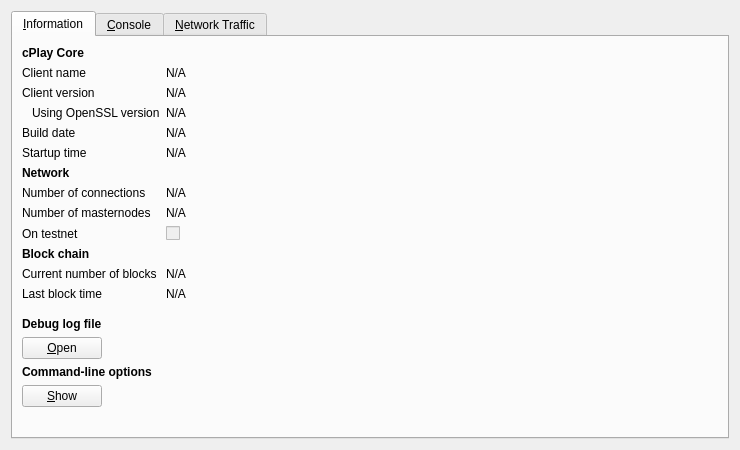
<?xml version="1.0" encoding="UTF-8"?>
<ui version="4.0">
 <class>RPCConsole</class>
 <widget class="QDialog" name="RPCConsole">
  <property name="geometry">
   <rect>
    <x>0</x>
    <y>0</y>
    <width>740</width>
    <height>450</height>
   </rect>
  </property>
  <property name="windowTitle">
   <string>cPlay - Debug window</string>
  </property>
  <layout class="QVBoxLayout" name="verticalLayout_2">
   <item>
    <widget class="QTabWidget" name="tabWidget">
     <property name="currentIndex">
      <number>0</number>
     </property>
     <widget class="QWidget" name="tab_info">
      <attribute name="title">
       <string>&amp;Information</string>
      </attribute>
      <layout class="QFormLayout" name="formLayout">
       <item row="0" column="0">
        <widget class="QLabel" name="label_9">
         <property name="font">
          <font>
           <weight>75</weight>
           <bold>true</bold>
          </font>
         </property>
         <property name="text">
          <string>cPlay Core</string>
         </property>
        </widget>
       </item>
       <item row="1" column="0">
        <widget class="QLabel" name="label_5">
         <property name="text">
          <string>Client name</string>
         </property>
        </widget>
       </item>
       <item row="1" column="1">
        <widget class="QLabel" name="clientName">
         <property name="cursor">
          <cursorShape>IBeamCursor</cursorShape>
         </property>
         <property name="text">
          <string>N/A</string>
         </property>
         <property name="textFormat">
          <enum>Qt::PlainText</enum>
         </property>
         <property name="textInteractionFlags">
          <set>Qt::LinksAccessibleByMouse|Qt::TextSelectableByKeyboard|Qt::TextSelectableByMouse</set>
         </property>
        </widget>
       </item>
       <item row="2" column="0">
        <widget class="QLabel" name="label_6">
         <property name="text">
          <string>Client version</string>
         </property>
        </widget>
       </item>
       <item row="2" column="1">
        <widget class="QLabel" name="clientVersion">
         <property name="cursor">
          <cursorShape>IBeamCursor</cursorShape>
         </property>
         <property name="text">
          <string>N/A</string>
         </property>
         <property name="textFormat">
          <enum>Qt::PlainText</enum>
         </property>
         <property name="textInteractionFlags">
          <set>Qt::LinksAccessibleByMouse|Qt::TextSelectableByKeyboard|Qt::TextSelectableByMouse</set>
         </property>
        </widget>
       </item>
       <item row="3" column="0">
        <widget class="QLabel" name="label_14">
         <property name="text">
          <string>Using OpenSSL version</string>
         </property>
         <property name="indent">
          <number>10</number>
         </property>
        </widget>
       </item>
       <item row="3" column="1">
        <widget class="QLabel" name="openSSLVersion">
         <property name="cursor">
          <cursorShape>IBeamCursor</cursorShape>
         </property>
         <property name="text">
          <string>N/A</string>
         </property>
         <property name="textFormat">
          <enum>Qt::PlainText</enum>
         </property>
         <property name="textInteractionFlags">
          <set>Qt::LinksAccessibleByMouse|Qt::TextSelectableByKeyboard|Qt::TextSelectableByMouse</set>
         </property>
        </widget>
       </item>
       <item row="4" column="0">
        <widget class="QLabel" name="label_12">
         <property name="text">
          <string>Build date</string>
         </property>
        </widget>
       </item>
       <item row="4" column="1">
        <widget class="QLabel" name="buildDate">
         <property name="cursor">
          <cursorShape>IBeamCursor</cursorShape>
         </property>
         <property name="text">
          <string>N/A</string>
         </property>
         <property name="textFormat">
          <enum>Qt::PlainText</enum>
         </property>
         <property name="textInteractionFlags">
          <set>Qt::LinksAccessibleByMouse|Qt::TextSelectableByKeyboard|Qt::TextSelectableByMouse</set>
         </property>
        </widget>
       </item>
       <item row="5" column="0">
        <widget class="QLabel" name="label_13">
         <property name="text">
          <string>Startup time</string>
         </property>
        </widget>
       </item>
       <item row="5" column="1">
        <widget class="QLabel" name="startupTime">
         <property name="cursor">
          <cursorShape>IBeamCursor</cursorShape>
         </property>
         <property name="text">
          <string>N/A</string>
         </property>
         <property name="textFormat">
          <enum>Qt::PlainText</enum>
         </property>
         <property name="textInteractionFlags">
          <set>Qt::LinksAccessibleByMouse|Qt::TextSelectableByKeyboard|Qt::TextSelectableByMouse</set>
         </property>
        </widget>
       </item>
       <item row="6" column="0">
        <widget class="QLabel" name="label_11">
         <property name="font">
          <font>
           <weight>75</weight>
           <bold>true</bold>
          </font>
         </property>
         <property name="text">
          <string>Network</string>
         </property>
        </widget>
       </item>
       <item row="7" column="0">
        <widget class="QLabel" name="label_7">
         <property name="text">
          <string>Number of connections</string>
         </property>
        </widget>
       </item>
       <item row="7" column="1">
        <widget class="QLabel" name="numberOfConnections">
         <property name="cursor">
          <cursorShape>IBeamCursor</cursorShape>
         </property>
         <property name="text">
          <string>N/A</string>
         </property>
         <property name="textFormat">
          <enum>Qt::PlainText</enum>
         </property>
         <property name="textInteractionFlags">
          <set>Qt::LinksAccessibleByMouse|Qt::TextSelectableByKeyboard|Qt::TextSelectableByMouse</set>
         </property>
        </widget>
       </item>
       <item row="8" column="0">
        <widget class="QLabel" name="label_15">
         <property name="text">
          <string>Number of masternodes</string>
         </property>
        </widget>
       </item>
       <item row="8" column="1">
        <widget class="QLabel" name="masternodeCount">
         <property name="cursor">
          <cursorShape>IBeamCursor</cursorShape>
         </property>
         <property name="text">
          <string>N/A</string>
         </property>
         <property name="textFormat">
          <enum>Qt::PlainText</enum>
         </property>
         <property name="textInteractionFlags">
          <set>Qt::LinksAccessibleByMouse|Qt::TextSelectableByKeyboard|Qt::TextSelectableByMouse</set>
         </property>
        </widget>
       </item>
       <item row="9" column="0">
        <widget class="QLabel" name="label_8">
         <property name="text">
          <string>On testnet</string>
         </property>
        </widget>
       </item>
       <item row="9" column="1">
        <widget class="QCheckBox" name="isTestNet">
         <property name="enabled">
          <bool>false</bool>
         </property>
         <property name="text">
          <string/>
         </property>
        </widget>
       </item>
       <item row="10" column="0">
        <widget class="QLabel" name="label_10">
         <property name="font">
          <font>
           <weight>75</weight>
           <bold>true</bold>
          </font>
         </property>
         <property name="text">
          <string>Block chain</string>
         </property>
        </widget>
       </item>
       <item row="11" column="0">
        <widget class="QLabel" name="label_3">
         <property name="text">
          <string>Current number of blocks</string>
         </property>
        </widget>
       </item>
       <item row="11" column="1">
        <widget class="QLabel" name="numberOfBlocks">
         <property name="cursor">
          <cursorShape>IBeamCursor</cursorShape>
         </property>
         <property name="text">
          <string>N/A</string>
         </property>
         <property name="textFormat">
          <enum>Qt::PlainText</enum>
         </property>
         <property name="textInteractionFlags">
          <set>Qt::LinksAccessibleByMouse|Qt::TextSelectableByKeyboard|Qt::TextSelectableByMouse</set>
         </property>
        </widget>
       </item>
       <item row="12" column="0">
        <widget class="QLabel" name="label_2">
         <property name="text">
          <string>Last block time</string>
         </property>
        </widget>
       </item>
       <item row="12" column="1">
        <widget class="QLabel" name="lastBlockTime">
         <property name="cursor">
          <cursorShape>IBeamCursor</cursorShape>
         </property>
         <property name="text">
          <string>N/A</string>
         </property>
         <property name="textFormat">
          <enum>Qt::PlainText</enum>
         </property>
         <property name="textInteractionFlags">
          <set>Qt::LinksAccessibleByMouse|Qt::TextSelectableByKeyboard|Qt::TextSelectableByMouse</set>
         </property>
        </widget>
       </item>
       <item row="13" column="0">
        <spacer name="verticalSpacer_2">
         <property name="orientation">
          <enum>Qt::Vertical</enum>
         </property>
         <property name="sizeHint" stdset="0">
          <size>
           <width>20</width>
           <height>10</height>
          </size>
         </property>
        </spacer>
       </item>
       <item row="14" column="0">
        <widget class="QLabel" name="labelDebugLogfile">
         <property name="font">
          <font>
           <weight>75</weight>
           <bold>true</bold>
          </font>
         </property>
         <property name="text">
          <string>Debug log file</string>
         </property>
        </widget>
       </item>
       <item row="15" column="0">
        <widget class="QPushButton" name="openDebugLogfileButton">
         <property name="toolTip">
          <string>Open the cPlay debug log file from the current data directory. This can take a few seconds for large log files.</string>
         </property>
         <property name="text">
          <string>&amp;Open</string>
         </property>
         <property name="autoDefault">
          <bool>false</bool>
         </property>
        </widget>
       </item>
       <item row="16" column="0">
        <widget class="QLabel" name="labelCLOptions">
         <property name="font">
          <font>
           <weight>75</weight>
           <bold>true</bold>
          </font>
         </property>
         <property name="text">
          <string>Command-line options</string>
         </property>
        </widget>
       </item>
       <item row="17" column="0">
        <widget class="QPushButton" name="showCLOptionsButton">
         <property name="toolTip">
          <string>Show the cPlay-Qt help message to get a list with possible cPlay command-line options.</string>
         </property>
         <property name="text">
          <string>&amp;Show</string>
         </property>
         <property name="autoDefault">
          <bool>false</bool>
         </property>
        </widget>
       </item>
       <item row="18" column="0">
        <spacer name="verticalSpacer">
         <property name="orientation">
          <enum>Qt::Vertical</enum>
         </property>
         <property name="sizeHint" stdset="0">
          <size>
           <width>20</width>
           <height>20</height>
          </size>
         </property>
        </spacer>
       </item>
      </layout>
     </widget>
     <widget class="QWidget" name="tab_console">
      <attribute name="title">
       <string>&amp;Console</string>
      </attribute>
      <layout class="QGridLayout" name="gridLayout">
       <item row="0" column="0">
        <widget class="QTextEdit" name="messagesWidget">
         <property name="minimumSize">
          <size>
           <width>0</width>
           <height>100</height>
          </size>
         </property>
         <property name="readOnly">
          <bool>true</bool>
         </property>
         <property name="tabKeyNavigation" stdset="0">
          <bool>false</bool>
         </property>
         <property name="columnCount" stdset="0">
          <number>2</number>
         </property>
        </widget>
       </item>
       <item row="1" column="0">
        <layout class="QHBoxLayout" name="horizontalLayout">
         <property name="spacing">
          <number>3</number>
         </property>
         <item>
          <widget class="QPushButton" name="copyButton">
           <property name="maximumSize">
            <size>
             <width>24</width>
             <height>24</height>
            </size>
           </property>
           <property name="toolTip">
            <string>Copy to clipboard</string>
           </property>
           <property name="text">
            <string/>
           </property>
           <property name="icon">
            <iconset resource="../bitcoin.qrc">
             <normaloff>:/icons/editcopy</normaloff>:/icons/editcopy</iconset>
           </property>
           <property name="shortcut">
            <string notr="true">Ctrl+L</string>
           </property>
           <property name="autoDefault">
            <bool>false</bool>
           </property>
          </widget>
         </item>
         <item>
          <widget class="QLabel" name="label">
           <property name="text">
            <string notr="true">&gt;</string>
           </property>
          </widget>
         </item>
         <item>
          <widget class="QLineEdit" name="lineEdit"/>
         </item>
         <item>
          <widget class="QToolButton" name="pasteButton">
           <property name="sizePolicy">
            <sizepolicy hsizetype="Minimum" vsizetype="Fixed">
             <horstretch>0</horstretch>
             <verstretch>0</verstretch>
            </sizepolicy>
           </property>
           <property name="minimumSize">
            <size>
             <width>24</width>
             <height>24</height>
            </size>
           </property>
           <property name="maximumSize">
            <size>
             <width>24</width>
             <height>24</height>
            </size>
           </property>
           <property name="toolTip">
            <string>Paste from clipboard</string>
           </property>
           <property name="text">
            <string/>
           </property>
           <property name="icon">
            <iconset resource="../bitcoin.qrc">
             <normaloff>:/icons/editpaste</normaloff>:/icons/editpaste</iconset>
           </property>
           <property name="shortcut">
            <string>Alt+P</string>
           </property>
          </widget>
         </item>
        </layout>
       </item>
      </layout>
     </widget>
     <widget class="QWidget" name="tab">
      <attribute name="title">
       <string>&amp;Network Traffic</string>
      </attribute>
      <layout class="QHBoxLayout" name="horizontalLayout_3">
       <item>
        <layout class="QVBoxLayout" name="verticalLayout_4">
         <item>
          <widget class="TrafficGraphWidget" name="trafficGraph" native="true">
           <property name="sizePolicy">
            <sizepolicy hsizetype="Expanding" vsizetype="Expanding">
             <horstretch>0</horstretch>
             <verstretch>0</verstretch>
            </sizepolicy>
           </property>
          </widget>
         </item>
         <item>
          <layout class="QHBoxLayout" name="horizontalLayout_2">
           <item>
            <widget class="QSlider" name="sldGraphRange">
             <property name="minimum">
              <number>1</number>
             </property>
             <property name="maximum">
              <number>288</number>
             </property>
             <property name="pageStep">
              <number>12</number>
             </property>
             <property name="value">
              <number>6</number>
             </property>
             <property name="orientation">
              <enum>Qt::Horizontal</enum>
             </property>
            </widget>
           </item>
           <item>
            <widget class="QLabel" name="lblGraphRange">
             <property name="minimumSize">
              <size>
               <width>100</width>
               <height>0</height>
              </size>
             </property>
             <property name="alignment">
              <set>Qt::AlignCenter</set>
             </property>
            </widget>
           </item>
           <item>
            <widget class="QPushButton" name="btnClearTrafficGraph">
             <property name="text">
              <string>&amp;Clear</string>
             </property>
            </widget>
           </item>
          </layout>
         </item>
        </layout>
       </item>
       <item>
        <layout class="QVBoxLayout" name="verticalLayout">
         <item>
          <widget class="QGroupBox" name="groupBox">
           <property name="title">
            <string>Totals</string>
           </property>
           <layout class="QVBoxLayout" name="verticalLayout_5">
            <item>
             <layout class="QHBoxLayout" name="horizontalLayout_4">
              <item>
               <widget class="Line" name="line">
                <property name="sizePolicy">
                 <sizepolicy hsizetype="Fixed" vsizetype="Fixed">
                  <horstretch>0</horstretch>
                  <verstretch>0</verstretch>
                 </sizepolicy>
                </property>
                <property name="minimumSize">
                 <size>
                  <width>10</width>
                  <height>0</height>
                 </size>
                </property>
                <property name="palette">
                 <palette>
                  <active>
                   <colorrole role="Light">
                    <brush brushstyle="SolidPattern">
                     <color alpha="255">
                      <red>0</red>
                      <green>255</green>
                      <blue>0</blue>
                     </color>
                    </brush>
                   </colorrole>
                  </active>
                  <inactive>
                   <colorrole role="Light">
                    <brush brushstyle="SolidPattern">
                     <color alpha="255">
                      <red>0</red>
                      <green>255</green>
                      <blue>0</blue>
                     </color>
                    </brush>
                   </colorrole>
                  </inactive>
                  <disabled>
                   <colorrole role="Light">
                    <brush brushstyle="SolidPattern">
                     <color alpha="255">
                      <red>0</red>
                      <green>255</green>
                      <blue>0</blue>
                     </color>
                    </brush>
                   </colorrole>
                  </disabled>
                 </palette>
                </property>
                <property name="orientation">
                 <enum>Qt::Horizontal</enum>
                </property>
               </widget>
              </item>
              <item>
               <widget class="QLabel" name="label_16">
                <property name="text">
                 <string>In:</string>
                </property>
               </widget>
              </item>
              <item>
               <widget class="QLabel" name="lblBytesIn">
                <property name="minimumSize">
                 <size>
                  <width>50</width>
                  <height>0</height>
                 </size>
                </property>
                <property name="alignment">
                 <set>Qt::AlignRight|Qt::AlignTrailing|Qt::AlignVCenter</set>
                </property>
               </widget>
              </item>
             </layout>
            </item>
            <item>
             <layout class="QHBoxLayout" name="horizontalLayout_5">
              <item>
               <widget class="Line" name="line_2">
                <property name="sizePolicy">
                 <sizepolicy hsizetype="Fixed" vsizetype="Fixed">
                  <horstretch>0</horstretch>
                  <verstretch>0</verstretch>
                 </sizepolicy>
                </property>
                <property name="minimumSize">
                 <size>
                  <width>10</width>
                  <height>0</height>
                 </size>
                </property>
                <property name="palette">
                 <palette>
                  <active>
                   <colorrole role="Light">
                    <brush brushstyle="SolidPattern">
                     <color alpha="255">
                      <red>255</red>
                      <green>0</green>
                      <blue>0</blue>
                     </color>
                    </brush>
                   </colorrole>
                  </active>
                  <inactive>
                   <colorrole role="Light">
                    <brush brushstyle="SolidPattern">
                     <color alpha="255">
                      <red>255</red>
                      <green>0</green>
                      <blue>0</blue>
                     </color>
                    </brush>
                   </colorrole>
                  </inactive>
                  <disabled>
                   <colorrole role="Light">
                    <brush brushstyle="SolidPattern">
                     <color alpha="255">
                      <red>255</red>
                      <green>0</green>
                      <blue>0</blue>
                     </color>
                    </brush>
                   </colorrole>
                  </disabled>
                 </palette>
                </property>
                <property name="orientation">
                 <enum>Qt::Horizontal</enum>
                </property>
               </widget>
              </item>
              <item>
               <widget class="QLabel" name="label_17">
                <property name="text">
                 <string>Out:</string>
                </property>
               </widget>
              </item>
              <item>
               <widget class="QLabel" name="lblBytesOut">
                <property name="minimumSize">
                 <size>
                  <width>50</width>
                  <height>0</height>
                 </size>
                </property>
                <property name="alignment">
                 <set>Qt::AlignRight|Qt::AlignTrailing|Qt::AlignVCenter</set>
                </property>
               </widget>
              </item>
             </layout>
            </item>
            <item>
             <spacer name="verticalSpacer_4">
              <property name="orientation">
               <enum>Qt::Vertical</enum>
              </property>
              <property name="sizeHint" stdset="0">
               <size>
                <width>20</width>
                <height>407</height>
               </size>
              </property>
             </spacer>
            </item>
           </layout>
          </widget>
         </item>
        </layout>
       </item>
      </layout>
     </widget>
    </widget>
   </item>
  </layout>
 </widget>
 <customwidgets>
  <customwidget>
   <class>TrafficGraphWidget</class>
   <extends>QWidget</extends>
   <header>trafficgraphwidget.h</header>
   <container>1</container>
   <slots>
    <slot>clear()</slot>
   </slots>
  </customwidget>
 </customwidgets>
 <resources>
  <include location="../bitcoin.qrc"/>
 </resources>
 <connections/>
</ui>
